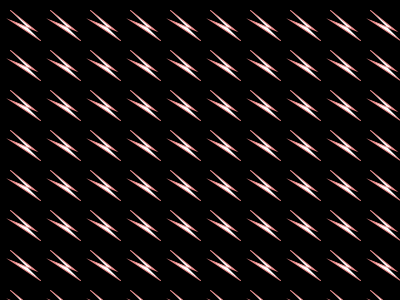
Frame 1 (no input)
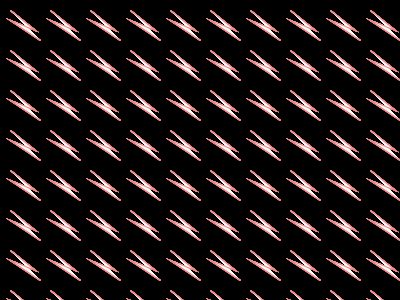
Frame 60 (the mouse pressed at the canvas centre just before this capture)
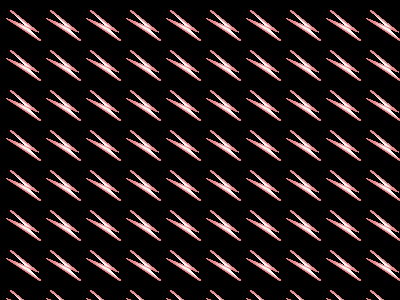
Frame 120 (the mouse held since frame 60 and released just before this capture)

The Processing sketch that drew these frames (run headless with seeded random() and noise(); from frame 60 on, the mouse is pressed at the canvas centre):

// Processing sketch: CatherineChung_Exercise3
// ── CatherineChung_Exercise3.pde
//simple zigzag pattern 

void setup(){
  size(400,300); 
  background(0); //black background
  fill(255); //color
}

void draw(){
    for(int x=20; x< width; x+=40){
      for (int y=20; y <=height; y+=40){
        //zigzag shape 
        stroke(234,132,132); //color
        beginShape(); 
        vertex(x-10,y-10); //first point of zigzag
        vertex(x+15,y+10);
        vertex(x-10,y);
        vertex(x+20,y+20); //endpoint of zigzag
        endShape();
      
       }
    }
}

 
